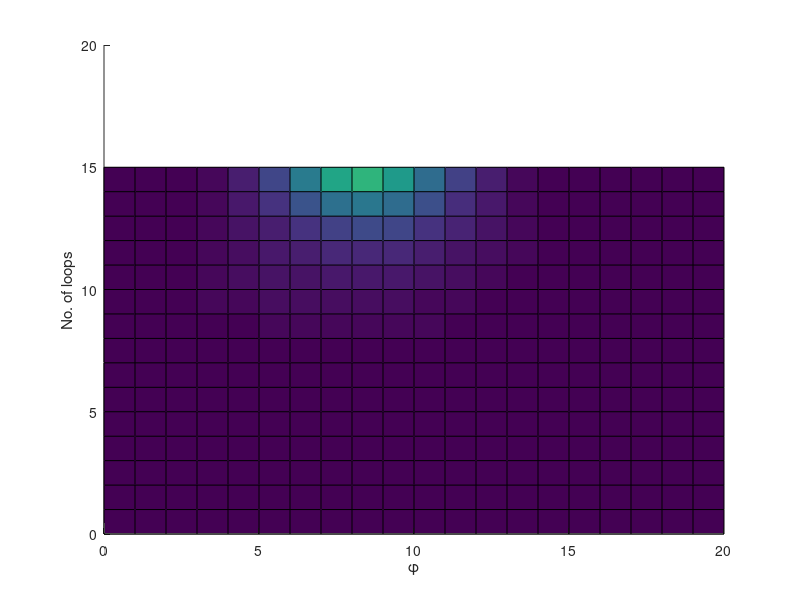

This figure's MATLAB source:
clear all
ntime = 15;
num = 20;

r = 0.1;
ph1 = pi/4;
th = 0;
time = zeros(ntime,1);
ph = zeros(num,1);
Qf = zeros(ntime,num);
QH = zeros(ntime,num);
In = zeros(ntime,num);
Entropy = zeros(ntime,num);

%for partial transpose
mode_a = eye(2);
mode_b = [1 0;0 -1];
E = blkdiag(mode_b,mode_a);

%partially transposed symplectic matrix
om = [0 1;-1 0];
Om= blkdiag(om,om);
Transposed_Om = E*Om*E;

for l = 0:num
    ph1 = l*pi/40;    

    sig = eye(4)/2;
    dsig = zeros(4);

    U = [1 0 0 0;0 1 0 0;0 0 exp(i*ph1) 0;0 0 0 exp(-i*ph1)];
    S = [cosh(r) 0 0 -exp(i*th)*sinh(r); 0 cosh(r) -exp(-i*th)*sinh(r) 0; 0 -exp(-i*th)*sinh(r) cosh(r) 0; -exp(i*th)*sinh(r) 0 0 cosh(r)];
    S1 = [cosh(-r) 0 0 -exp(i*th)*sinh(-r); 0 cosh(-r) -exp(-i*th)*sinh(-r) 0; 0 -exp(-i*th)*sinh(-r) cosh(-r) 0; -exp(i*th)*sinh(-r) 0 0 cosh(-r)];
    dU = [0 0 0 0;0 0 0 0;0 0 i*exp(i*ph1) 0;0 0 0 -i*exp(-i*ph1)];

    for k = 0:ntime  
        proje = blkdiag(zeros(2),eye(2));

        if k < 4
            dsig = (S*dU*S*sig*S'*U'*S' + S*U*S*dsig*S'*U'*S' + S*U*S*sig*S'*dU'*S');
            sig = (S*U*S*sig*S'*U'*S');
        elseif k<9
            dsig = (S1*dU*S1*sig*S1'*U'*S1' + S1*U*S1*dsig*S1'*U'*S1' + S1*U*S1*sig*S1'*dU'*S1');
            sig = (S1*U*S1*sig*S1'*U'*S1'); 
        elseif k<14
            dsig = (S*dU*S*sig*S'*U'*S' + S*U*S*dsig*S'*U'*S' + S*U*S*sig*S'*dU'*S');
            sig = (S*U*S*sig*S'*U'*S');
        elseif k<19
            dsig = (S1*dU*S1*sig*S1'*U'*S1' + S1*U*S1*dsig*S1'*U'*S1' + S1*U*S1*sig*S1'*dU'*S1');
            sig = (S1*U*S1*sig*S1'*U'*S1'); 
        elseif k<24
            dsig = (S*dU*S*sig*S'*U'*S' + S*U*S*dsig*S'*U'*S' + S*U*S*sig*S'*dU'*S');
            sig = (S*U*S*sig*S'*U'*S');
        else
            dsig = (S1*dU*S1*sig*S1'*U'*S1' + S1*U*S1*dsig*S1'*U'*S1' + S1*U*S1*sig*S1'*dU'*S1');
            sig = (S1*U*S1*sig*S1'*U'*S1'); 
        end

    % J = Om*sig;
    % 
    % Y = proje*J*proje;
    % 
    % [Ev,Eg] = eig(Y);
    % S2=0;
    % for j = 1:4
    %     if abs(Eg(j,j)) > 1
    %         la = abs(Eg(j,j));
    %         S2 = S2+((la+1)*log2((la+1)/2) - (la-1)*log2((la-1)/2))/2;
    %     end
    % end
     
        H = trace(dsig*inv(sig)*dsig*inv(sig))/4; 
     
    %partially transposed covaraince matrix
        Transposed_sig = E*sig*E;

    %symplectic transformation of covaraince matrix
        J = (Transposed_sig*Transposed_Om*Transposed_sig*Transposed_Om);

        [Ev,Eg] = eig(-J);

        S11=0;
        S22=0;
        for a = 1:4
            S11 = log2(2*sqrt(Eg(a,a)));
            if S11< 0
                S22=S22+S11;
            end
        end
         
        time(k+1,1) = k;
        Qf(k+1,l+1) = H; %trace(H);
        In(k+1,l+1) = sig(1,1) + sig(3,3) - 1;
        QH(k+1,l+1) = 1/sqrt(H);
        Entropy(k+1,l+1) = -S22;
        ph(l+1,1) = l;

    end
 end

hold on;
Z = abs(Entropy);
surf(ph,time,abs(Qf))
% ribbon(Entropy)
% plot(time,Entropy,'g')
xlabel('\phi');
ylabel('No. of loops');
zlabel('H')
